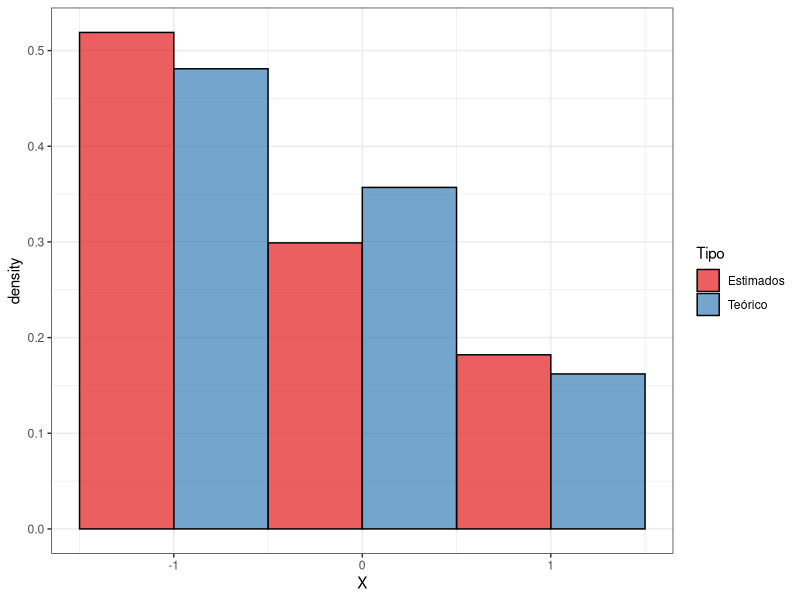
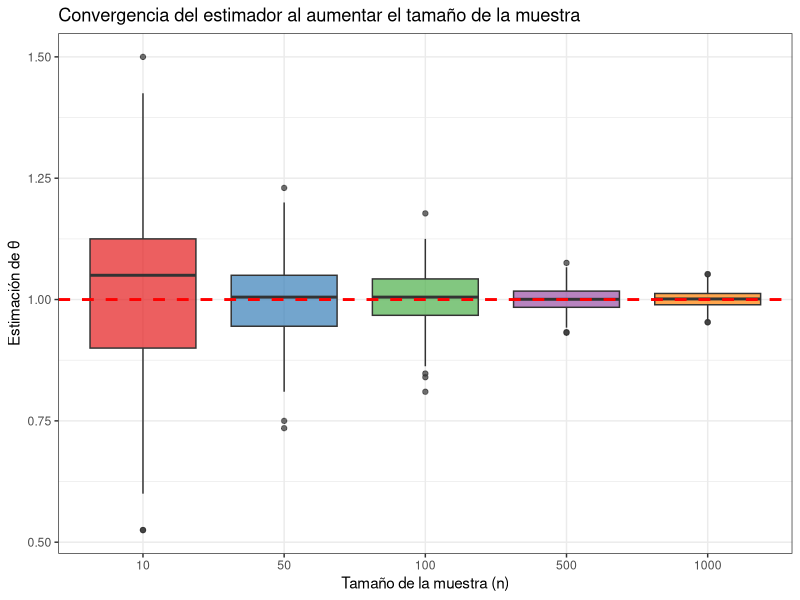
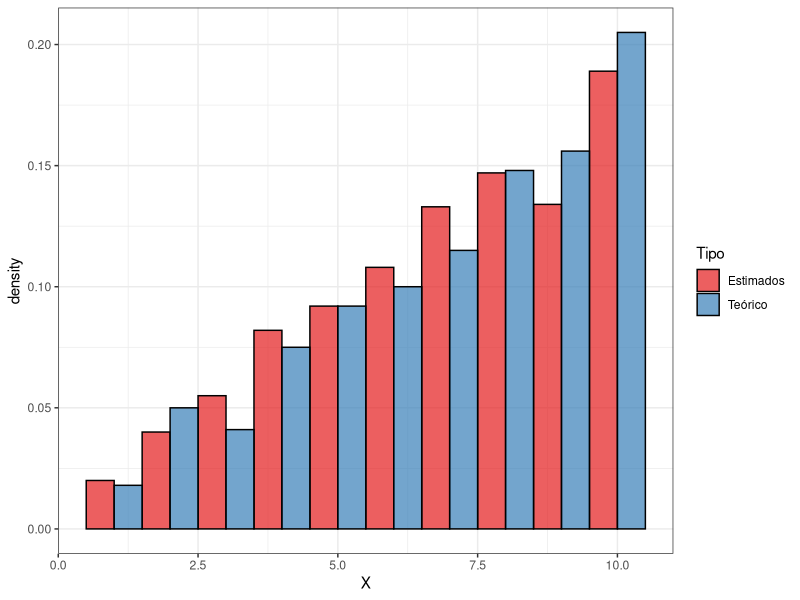
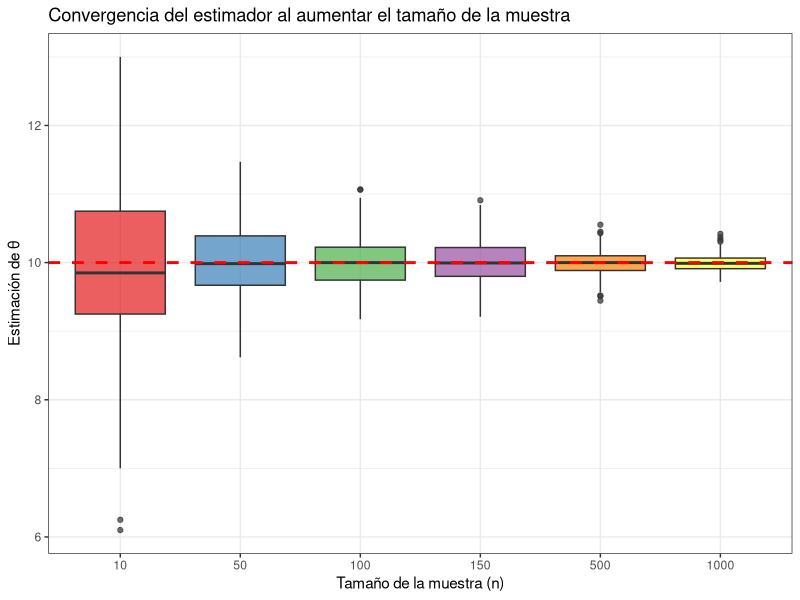
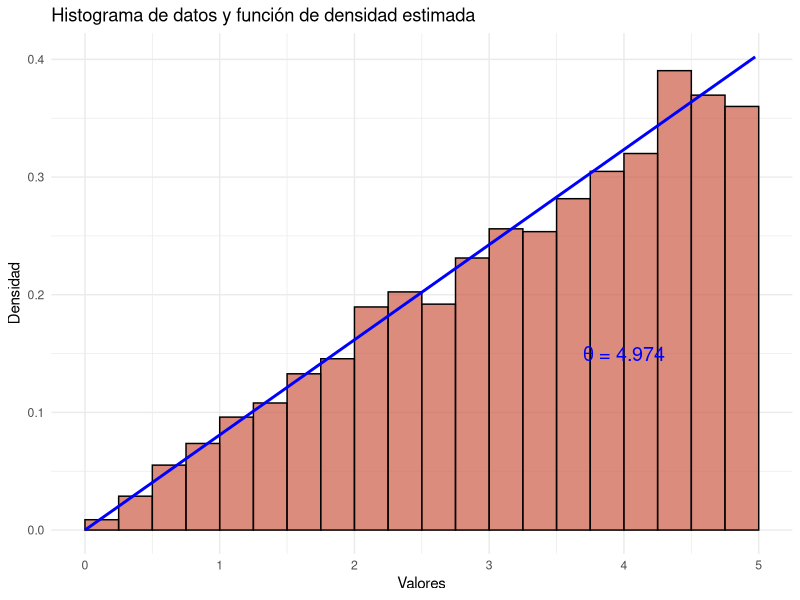
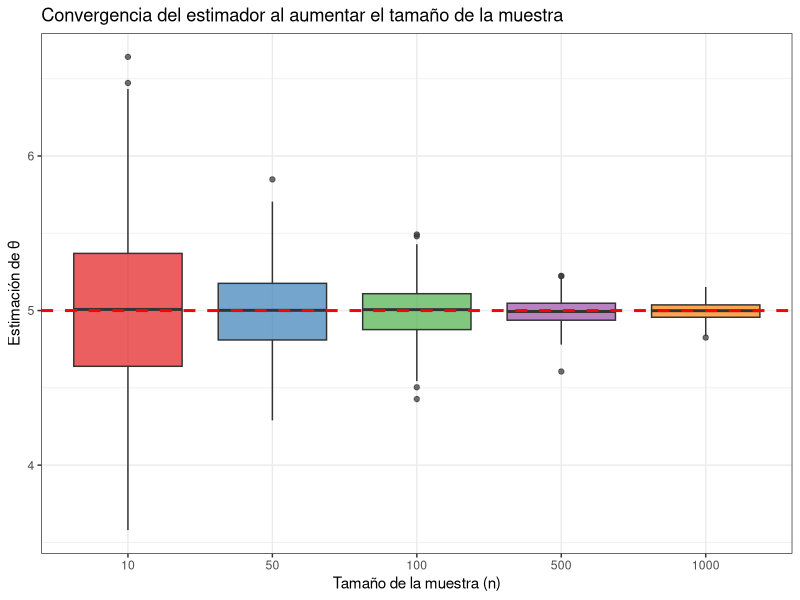
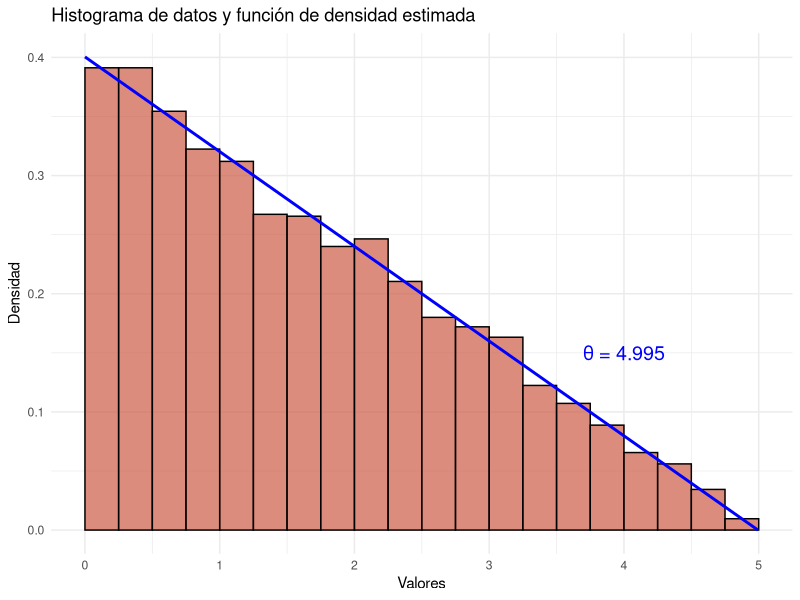
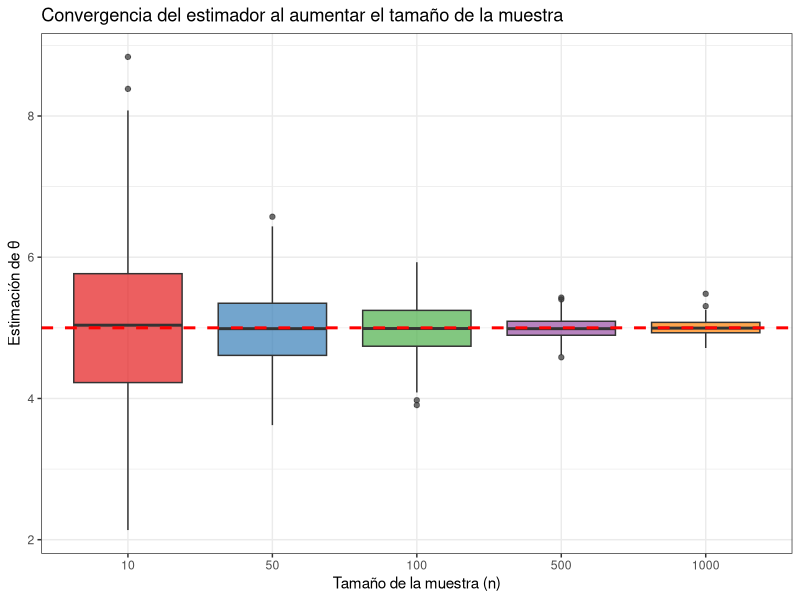

Here is the R script that generated these plots, in order: (Note: this script raises an error after producing the figures.)
## ---- chunk 1
#| include: false

library(tidyverse)
library(knitr)
library(kableExtra)
library(readxl)
library(RColorBrewer)
## ---- chunk 2
# Parámetro fijo
theta_fijo <- 1

# Función de probabilidad 
dexr <- function(x, theta){
f_x <-ifelse(x == -1, theta/2, ifelse(x == 0, theta/3, ifelse(x == 1, 1 - 5*theta/6, 0)))
return(f_x)
}

# Función para generar muestra aleatoria
rexr <- function(n, theta){
  X <- sample(c(-1, 0, 1), size = n, replace = TRUE, prob = c(theta/2, theta/3, 1 - 5*theta/6))
  return(X)
}

# Función para estimar theta
estimar_theta <- function(X){
  theta_hat <- (3 * (1 - mean(X))) / 4
  return(theta_hat)
}


df_exr <- data.frame(X = rexr(1000, theta_fijo), Tipo = "Teórico")

theta_hat <- estimar_theta(df_exr$X)

df_temp <- data.frame(X = rexr(1000, theta_hat), Tipo = "Estimados")

df_exr <- rbind(df_exr, df_temp)

ggplot(df_exr)+
  geom_histogram(aes(x = X, y = after_stat(density), fill =Tipo), bins = 3, center = -1, color = "black", alpha = 0.7, position ="dodge")+
  scale_fill_brewer(palette = "Set1")+
  theme_bw()
  





## ---- chunk 3
# Tamaños de muestra y número de réplicas
tamano <- c(10, 50, 100, 500, 1000)
N <- 500

# Data frame para almacenar los resultados

df_convergencia <- data.frame()

# Simulación y cálculo del estimador para cada tamaño de muestra
for (n in tamano){
  estimacion_n <- replicate(N, {
    X <- rexr(n, theta_fijo)
    estimar_theta(X)
  })
  df_temp <- data.frame(n = as.factor(n), Estimacion = estimacion_n)
  df_convergencia <- rbind(df_convergencia, df_temp)
}

# Gráfico de convergencia

ggplot(df_convergencia)+
  geom_boxplot(aes(x = n, y = Estimacion, fill = n), alpha = 0.7)+
  geom_hline(yintercept = theta_fijo, color = "red", linetype = "dashed", linewidth = 1)+
  scale_fill_brewer(palette = "Set1")+
  labs(title = "Convergencia del estimador al aumentar el tamaño de la muestra",
       x = "Tamaño de la muestra (n)",
       y = "Estimación de θ")+
  theme_bw()+
  theme(legend.position = "none")

## ---- chunk 4
# Parámetro fijo
theta_fijo <- 10

# Función de probabilidad 
dexr <- function(x, theta){
f_x <- 2*x/(theta * (theta+1))
return(f_x)
}

# Función para generar muestra aleatoria
rexr <- function(n, theta){
  X <- sample(1:theta, size = n, replace = TRUE, prob = dexr(1:theta, theta))
  return(X)
}

# Función para estimar theta
estimar_theta <- function(X){
  theta_hat <- (3*mean(X)-1)/2
  return(theta_hat)
}


df_exr <- data.frame(X = rexr(1000, theta_fijo), Tipo = "Teórico")

theta_hat <- estimar_theta(df_exr$X)

cat("El valor estimado del parámetro es:", round(theta_hat,4))

df_temp <- data.frame(X = rexr(1000, theta_hat), Tipo = "Estimados")

df_exr <- rbind(df_exr, df_temp)

ggplot(df_exr)+
  geom_histogram(aes(x = X, y = after_stat(density), fill =Tipo), binwidth = 1, center = 1, color = "black", alpha = 0.7, position ="dodge")+
  scale_fill_brewer(palette = "Set1")+
  theme_bw()
  





## ---- chunk 5
# Tamaños de muestra y número de réplicas
tamano <- c(10, 50, 100,150, 500, 1000)
N <- 500

# Data frame para almacenar los resultados

df_convergencia <- data.frame()

# Simulación y cálculo del estimador para cada tamaño de muestra
for (n in tamano){
  estimacion_n <- replicate(N, {
    X <- rexr(n, theta_fijo)
    estimar_theta(X)
  })
  df_temp <- data.frame(n = as.factor(n), Estimacion = estimacion_n)
  df_convergencia <- rbind(df_convergencia, df_temp)
}

# Gráfico de convergencia

ggplot(df_convergencia)+
  geom_boxplot(aes(x = n, y = Estimacion, fill = n), alpha = 0.7)+
  geom_hline(yintercept = theta_fijo, color = "red", linetype = "dashed", linewidth = 1)+
  scale_fill_brewer(palette = "Set1")+
  labs(title = "Convergencia del estimador al aumentar el tamaño de la muestra",
       x = "Tamaño de la muestra (n)",
       y = "Estimación de θ")+
  theme_bw()+
  theme(legend.position = "none")

## ---- chunk 6
#| fig-align: center

# Parámetro fijo

theta_fijo <- 5

# Función de densidad
dexr <- function(x, theta){
  f_x <- ifelse(x >= 0 & x <= theta, (2*x)/(theta^2), 0)
  return(f_x)
}

# Función para generar muestra aleatoria
rexr <- function(n, theta){
  U <- runif(n)
  X <- theta * sqrt(U)
  return(X)
}


# Función para estimar theta

estimar_theta <- function(X){
  theta_hat <- (3 * mean(X)) / 2
  return(theta_hat)
}


df_exr <- data.frame(X = rexr(5000, theta_fijo))
theta_hat <- estimar_theta(df_exr$X)


ggplot(df_exr)+
  geom_histogram(aes(x = X, y = after_stat(density)), binwidth =0.25, color = "black", fill = "coral3", alpha = 0.7, boundary=0)+
  stat_function(fun = dexr, args = list(theta = theta_hat), color = "blue", linewidth = 1, xlim = c(0, theta_hat))+
  annotate("text", x = 4, y = 0.15, label = paste("θ =", round(theta_hat,3)), color = "blue", size = 5)+
  labs(title = "Histograma de datos y función de densidad estimada",
       x = "Valores",
       y = "Densidad")+
  theme_minimal()





## ---- chunk 7
#| fig-align: "center"

# Tamaños de muestra y número de réplicas
tamano <- c(10, 50, 100, 500, 1000)
N <- 500

# Data frame para almacenar los resultados
df_convergencia <- data.frame()

# Simulación y cálculo del estimador para cada tamaño de muestra
for (n in tamano){
  estimacion_n <- replicate(N, {
    X <- rexr(n, theta_fijo)
    estimar_theta(X)
  })
  df_temp <- data.frame(n = factor(n), Estimacion = estimacion_n )
  df_convergencia <- rbind(df_convergencia, df_temp)
}

# Gráfico de convergencia
ggplot(df_convergencia)+
  geom_boxplot(aes(x = n, y = Estimacion, fill = n), alpha = 0.7)+
  geom_hline(yintercept = theta_fijo, color = "red", linetype = "dashed", linewidth = 1)+
  scale_fill_brewer(palette = "Set1")+
  labs(title = "Convergencia del estimador al aumentar el tamaño de la muestra",
       x = "Tamaño de la muestra (n)",
       y = "Estimación de θ")+
  theme_bw()+
  theme(legend.position = "none")

## ---- chunk 8
#| fig-align: center

# Parámetro fijo

theta_fijo <- 5

# Función de densidad
dexr <- function(x, theta){
  f_x <- 2*(theta-x)/(theta^2)
  return(f_x)
}

# Función para generar muestra aleatoria
rexr <- function(n, theta){
  U <- runif(n)
  X <- theta  - theta * sqrt(1-U)
  return(X)
}


# Función para estimar theta

estimar_theta <- function(X){
  theta_hat <- (3 * mean(X)) 
  return(theta_hat)
}


df_exr <- data.frame(X = rexr(5000, theta_fijo))
theta_hat <- estimar_theta(df_exr$X)


ggplot(df_exr)+
  geom_histogram(aes(x = X, y = after_stat(density)), binwidth =0.25, color = "black", fill = "coral3", alpha = 0.7, boundary=0)+
  stat_function(fun = dexr, args = list(theta = theta_hat), color = "blue", linewidth = 1, xlim = c(0, theta_hat))+
  annotate("text", x = 4, y = 0.15, label = paste("θ =", round(theta_hat,3)), color = "blue", size = 5)+
  labs(title = "Histograma de datos y función de densidad estimada",
       x = "Valores",
       y = "Densidad")+
  theme_minimal()





## ---- chunk 9
#| fig-align: "center"

# Tamaños de muestra y número de réplicas
tamano <- c(10, 50, 100, 500, 1000)
N <- 500

# Data frame para almacenar los resultados
df_convergencia <- data.frame()

# Simulación y cálculo del estimador para cada tamaño de muestra
for (n in tamano){
  estimacion_n <- replicate(N, {
    X <- rexr(n, theta_fijo)
    estimar_theta(X)
  })
  df_temp <- data.frame(n = factor(n), Estimacion = estimacion_n )
  df_convergencia <- rbind(df_convergencia, df_temp)
}

# Gráfico de convergencia
ggplot(df_convergencia)+
  geom_boxplot(aes(x = n, y = Estimacion, fill = n), alpha = 0.7)+
  geom_hline(yintercept = theta_fijo, color = "red", linetype = "dashed", linewidth = 1)+
  scale_fill_brewer(palette = "Set1")+
  labs(title = "Convergencia del estimador al aumentar el tamaño de la muestra",
       x = "Tamaño de la muestra (n)",
       y = "Estimación de θ")+
  theme_bw()+
  theme(legend.position = "none")

## ---- chunk 10
head(Tarea_4)
## ---- chunk 11

# Comparación: distribución geométrica simulada con ese parámetro
set.seed(123)
sim_geom <- rgeom(10000, prob = theta_hat)

geom <- na.omit(df$Geometrica)

mean_geom <- mean(geom)
theta_hat <- 1 / (1 + mean_geom)
is.numeric(theta_hat)  # Debe ser TRUE


# Ejercicio
p_hat <- 1 / mean(datos$Geometrica)
p_hat

## ---- chunk 12
ggplot(datos, aes(x = Geometrica)) +
  geom_histogram(aes(y = after_stat(density)),
                 bins = 20, color = "black", fill = "pink", alpha = 0.7, boundary = 0) +
  geom_point(data = data.frame(x = 1:max(datos$Geometrica),
                               y = dgeom(1:max(datos$Geometrica) - 1, prob = p_hat)),
             aes(x = x, y = y),
             color = "darkblue", size = 2) +
  geom_line(data = data.frame(x = 1:max(datos$Geometrica),
                              y = dgeom(1:max(datos$Geometrica) - 1, prob = p_hat)),
            aes(x = x, y = y), color = "darkblue") +
  annotate("text", x = mean(datos$Geometrica), y = 0.20,
           label = paste("p̂ =", round(p_hat, 4)), color = "darkblue", size = 5) +
  labs(title = "Histograma de datos y función de probabilidad estimada (Geométrica)",
       x = "Valores", y = "Densidad") +
  theme_minimal()
## ---- chunk 13
#Extraer la columna Geometrica
geom_data <-df$Geometrica

#Estimacion de theta por método de momentos
mean_geom <- mean(geom_data)
theta_hat <- 1 / (1 + mean_geom)
theta_hat

# Comparación: distribución geométrica simulada con ese parámetro
set.seed(123)
sim_geom <- rgeom(10000, prob = theta_hat)

# Comparación: distribución geométrica simulada con ese parámetro
set.seed(123)
sim_geom <- rgeom(10000, prob = theta_hat)


# Comparación: distribución geométrica simulada con ese parámetro
set.seed(123)
sim_geom <- rgeom(10000, prob = theta_hat)

## ---- chunk 14
# Histograma de los datos y curva teórica
library(ggplot2)

ggplot(data.frame(x = geom), aes(x)) +
  geom_histogram(aes(y = ..density..),
                 bins = 30, fill = "skyblue", color = "black", alpha = 0.6) +
  stat_function(fun = function(x) dgeom(floor(x), prob = theta_hat),
                color = "red", size = 1.2) +
  labs(title = paste("Histograma vs. Geométrica (θ̂ =", round(theta_hat, 3), ")"),
       x = "Valores observados", y = "Densidad") +
  theme_minimal()

## ---- chunk 15
lambda_hat <- 1/mean(datos$Exp)
lambda_hat

ggplot(datos)+
  geom_histogram(aes(Exp, y = after_stat(density)), bins = 50, color = "black", fill = "coral3", alpha = 0.7, boundary=0)+
  stat_function(fun = dexp, args = list(rate = lambda_hat), color = "blue", linewidth = 1)+
  annotate("text", x = 0.75, y = 2, label = paste("λ =", round(lambda_hat, 3)), color = "blue", size = 5)+
  labs(title = "Histograma de datos y función de densidad estimada",
       x = "Valores",
       y = "Densidad")+
  theme_minimal()


## ---- chunk 16

print(paste("Estimación de mu por método de momentos:", round(mu_hat, 4)))


# Distribución Normal
mu_hat <- mean(datos$Normal)
sigma_hat <- sd(datos$Normal)

mu_hat
sigma_hat

ggplot(datos) +
  geom_histogram(aes(Normal, y = after_stat(density)),
                 bins = 30, color = "black", fill = "green", alpha = 0.6, boundary = 0) +
  stat_function(fun = dnorm,
                args = list(mean = mu_hat, sd = sigma_hat),
                color = "darkgreen", linewidth = 1.2) +
  annotate("text", x = mu_hat, y = 0.4,
           label = paste("μ̂ =", round(mu_hat, 3), "\nσ̂ =", round(sigma_hat, 3)),
           color = "darkgreen", size = 3) +
  labs(title = "Histograma de datos y función de densidad estimada (Normal)",
       x = "Valores", y = "Densidad") +
  theme_minimal()

## ---- chunk 17

plot(1:10, 1:10, main = expression(hat(gamma)[MM] == frac(bar(X)^2, s^2) ~ "," ~
                                   hat(lambda)[MM] == frac(bar(X), s^2)))

# Extraer la columna Gamma y eliminar posibles NA
gamma_data <- na.omit(df$Gamma)

# Estimación de parámetros por método de momentos
mean_gamma <- mean(gamma_data)
var_gamma <- var(gamma_data)

gamma_hat <- mean_gamma^2 / var_gamma
lambda_hat <- mean_gamma / var_gamma

print(paste("Estimación de gamma (forma):", round(gamma_hat, 4)))
print(paste("Estimación de lambda (tasa):", round(lambda_hat, 4)))

# Graficar histograma de datos reales y densidad teórica
ggplot(data.frame(x = gamma_data), aes(x)) +
  geom_histogram(aes(y = ..density..),
                 bins = 30, fill = "steelblue", color = "black", alpha = 0.6) +
  stat_function(fun = function(x) dgamma(x, shape = gamma_hat, rate = lambda_hat),
                color = "purple", size = 1.2) +
  labs(title = paste("Histograma vs. Gamma(γ̂ =", round(gamma_hat, 3),
                     ", λ̂ =", round(lambda_hat, 3), ")"),
       x = "Valores observados", y = "Densidad") +
  theme_minimal()
